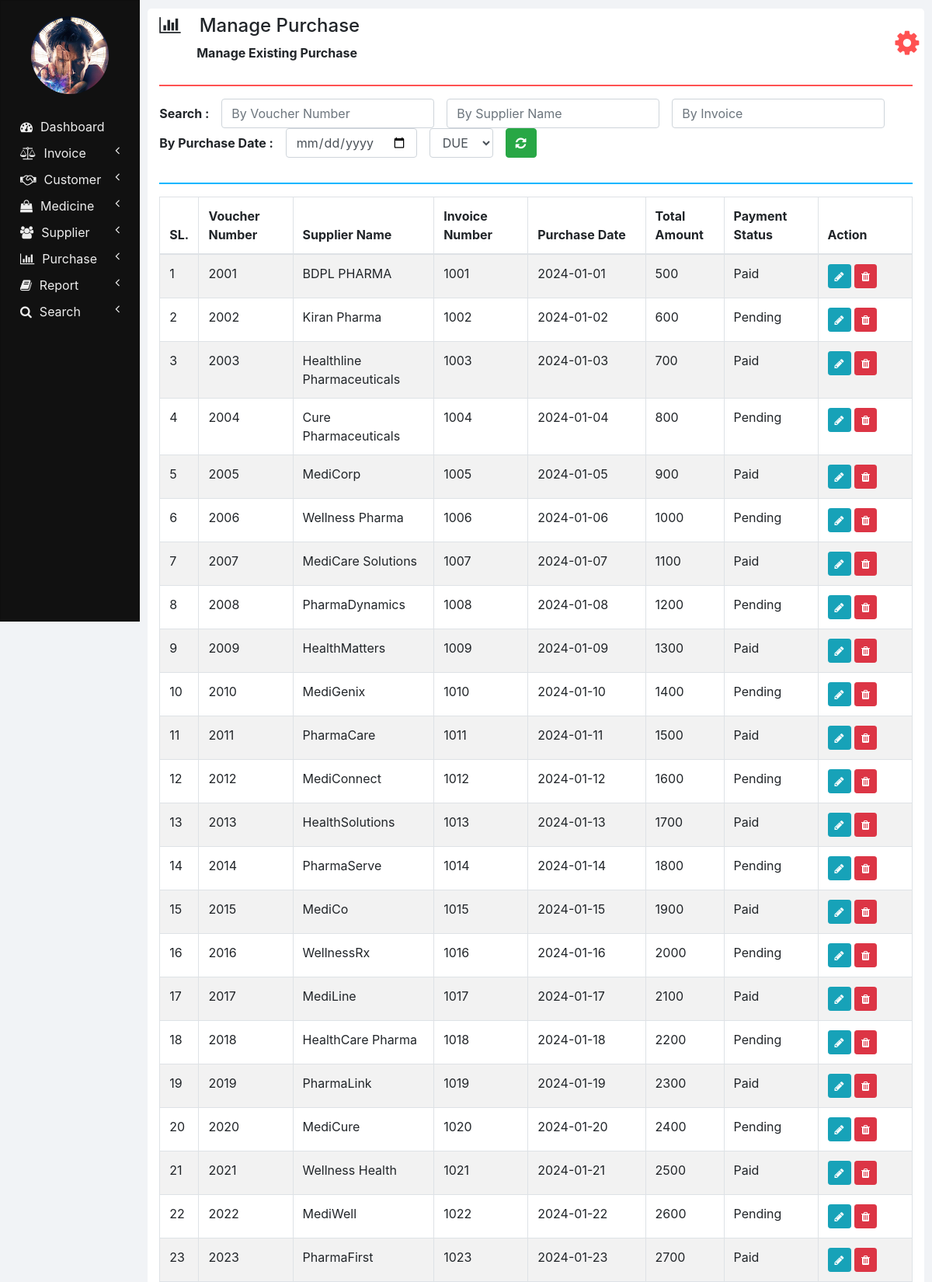
Screenshot of /manage_purchase.php (upper part) with the database file from the repository.
### tables this page shows
CREATE TABLE `purchases` (
  `SUPPLIER_NAME` varchar(100) NOT NULL,
  `INVOICE_NUMBER` int(11) NOT NULL,
  `VOUCHER_NUMBER` int(11) NOT NULL,
  `PURCHASE_DATE` varchar(10) NOT NULL,
  `TOTAL_AMOUNT` double NOT NULL,
  `PAYMENT_STATUS` varchar(20) NOT NULL
);

### php/manage_purchase.php (the view, shortened to what this page needs)
<?php
  function showPurchases($id) {
    require "db_connection.php";
    if($con) {
      $seq_no = 0;
      $query = "SELECT * FROM purchases";
      $result = mysqli_query($con, $query);
      while($row = mysqli_fetch_array($result)) {
        $seq_no++;
        if($row['VOUCHER_NUMBER'] == $id)
          showEditOptionsRow($seq_no, $row);
        else
          showPurchaseRow($seq_no, $row);
      }
    }
  }
  function showPurchaseRow($seq_no, $row) {
    ?>
    <tr>
      <td><?php echo $seq_no; ?></td>
      <td><?php echo $row['VOUCHER_NUMBER']; ?></td>
      <td><?php echo $row['SUPPLIER_NAME'] ?></td>
      <td><?php echo $row['INVOICE_NUMBER']; ?></td>
      <td><?php echo $row['PURCHASE_DATE']; ?></td>
      <td><?php echo $row['TOTAL_AMOUNT']; ?></td>
      <td><?php echo $row['PAYMENT_STATUS']; ?></td>
      <td>
        <button href="" class="btn btn-info btn-sm" onclick="editPurchase(<?php echo $row['VOUCHER_NUMBER']; ?>);">
          <i class="fa fa-pencil"></i>
        </button>
        <button class="btn btn-danger btn-sm" onclick="deletePurchase(<?php echo $row['VOUCHER_NUMBER']; ?>);">
          <i class="fa fa-trash"></i>
        </button>
      </td>
    </tr>
    <?php
  }
  ?>

### css/sidenav.css (style rules this page uses)
body { background-color: #f1f3f6; }
.sidenav { width: 15%; height: 100vh; background-color: #222222; position: fixed; z-index: 1; flex: 1 0 auto; }
.card { width: 100%; height: 100%; top: 0; border-radius: 0; background-color: #111111; }
.logo .profile { margin-left: 50%; border-radius: 50%; transform: translate(-50%); }
.main-menu-item { padding: 5px 5px; cursor: pointer; }
.main-menu-item > a { color: #eeeeee; text-decoration: none; font-size: 16px; }
.main-menu-item > a > span { margin-left: 10px; }

### css/home.css (style rules this page uses)
html, body { height: 100vh; }

### rows the page displays
purchases: seq_no "1", VOUCHER_NUMBER "2001", SUPPLIER_NAME "BDPL PHARMA", INVOICE_NUMBER "1001", PURCHASE_DATE "2024-01-01", TOTAL_AMOUNT "500", PAYMENT_STATUS "Paid"
purchases: seq_no "2", VOUCHER_NUMBER "2002", SUPPLIER_NAME "Kiran Pharma", INVOICE_NUMBER "1002", PURCHASE_DATE "2024-01-02", TOTAL_AMOUNT "600", PAYMENT_STATUS "Pending"
purchases: seq_no "3", VOUCHER_NUMBER "2003", SUPPLIER_NAME "Healthline Pharmaceuticals", INVOICE_NUMBER "1003", PURCHASE_DATE "2024-01-03", TOTAL_AMOUNT "700", PAYMENT_STATUS "Paid"
purchases: seq_no "4", VOUCHER_NUMBER "2004", SUPPLIER_NAME "Cure Pharmaceuticals", INVOICE_NUMBER "1004", PURCHASE_DATE "2024-01-04", TOTAL_AMOUNT "800", PAYMENT_STATUS "Pending"
purchases: seq_no "5", VOUCHER_NUMBER "2005", SUPPLIER_NAME "MediCorp", INVOICE_NUMBER "1005", PURCHASE_DATE "2024-01-05", TOTAL_AMOUNT "900", PAYMENT_STATUS "Paid"
purchases: seq_no "6", VOUCHER_NUMBER "2006", SUPPLIER_NAME "Wellness Pharma", INVOICE_NUMBER "1006", PURCHASE_DATE "2024-01-06", TOTAL_AMOUNT "1000", PAYMENT_STATUS "Pending"
purchases: seq_no "7", VOUCHER_NUMBER "2007", SUPPLIER_NAME "MediCare Solutions", INVOICE_NUMBER "1007", PURCHASE_DATE "2024-01-07", TOTAL_AMOUNT "1100", PAYMENT_STATUS "Paid"
purchases: seq_no "8", VOUCHER_NUMBER "2008", SUPPLIER_NAME "PharmaDynamics", INVOICE_NUMBER "1008", PURCHASE_DATE "2024-01-08", TOTAL_AMOUNT "1200", PAYMENT_STATUS "Pending"
purchases: seq_no "9", VOUCHER_NUMBER "2009", SUPPLIER_NAME "HealthMatters", INVOICE_NUMBER "1009", PURCHASE_DATE "2024-01-09", TOTAL_AMOUNT "1300", PAYMENT_STATUS "Paid"
purchases: seq_no "10", VOUCHER_NUMBER "2010", SUPPLIER_NAME "MediGenix", INVOICE_NUMBER "1010", PURCHASE_DATE "2024-01-10", TOTAL_AMOUNT "1400", PAYMENT_STATUS "Pending"
purchases: seq_no "11", VOUCHER_NUMBER "2011", SUPPLIER_NAME "PharmaCare", INVOICE_NUMBER "1011", PURCHASE_DATE "2024-01-11", TOTAL_AMOUNT "1500", PAYMENT_STATUS "Paid"
purchases: seq_no "12", VOUCHER_NUMBER "2012", SUPPLIER_NAME "MediConnect", INVOICE_NUMBER "1012", PURCHASE_DATE "2024-01-12", TOTAL_AMOUNT "1600", PAYMENT_STATUS "Pending"
purchases: seq_no "13", VOUCHER_NUMBER "2013", SUPPLIER_NAME "HealthSolutions", INVOICE_NUMBER "1013", PURCHASE_DATE "2024-01-13", TOTAL_AMOUNT "1700", PAYMENT_STATUS "Paid"
purchases: seq_no "14", VOUCHER_NUMBER "2014", SUPPLIER_NAME "PharmaServe", INVOICE_NUMBER "1014", PURCHASE_DATE "2024-01-14", TOTAL_AMOUNT "1800", PAYMENT_STATUS "Pending"
purchases: seq_no "15", VOUCHER_NUMBER "2015", SUPPLIER_NAME "MediCo", INVOICE_NUMBER "1015", PURCHASE_DATE "2024-01-15", TOTAL_AMOUNT "1900", PAYMENT_STATUS "Paid"
purchases: seq_no "16", VOUCHER_NUMBER "2016", SUPPLIER_NAME "WellnessRx", INVOICE_NUMBER "1016", PURCHASE_DATE "2024-01-16", TOTAL_AMOUNT "2000", PAYMENT_STATUS "Pending"
purchases: seq_no "17", VOUCHER_NUMBER "2017", SUPPLIER_NAME "MediLine", INVOICE_NUMBER "1017", PURCHASE_DATE "2024-01-17", TOTAL_AMOUNT "2100", PAYMENT_STATUS "Paid"
purchases: seq_no "18", VOUCHER_NUMBER "2018", SUPPLIER_NAME "HealthCare Pharma", INVOICE_NUMBER "1018", PURCHASE_DATE "2024-01-18", TOTAL_AMOUNT "2200", PAYMENT_STATUS "Pending"
purchases: seq_no "19", VOUCHER_NUMBER "2019", SUPPLIER_NAME "PharmaLink", INVOICE_NUMBER "1019", PURCHASE_DATE "2024-01-19", TOTAL_AMOUNT "2300", PAYMENT_STATUS "Paid"
purchases: seq_no "20", VOUCHER_NUMBER "2020", SUPPLIER_NAME "MediCure", INVOICE_NUMBER "1020", PURCHASE_DATE "2024-01-20", TOTAL_AMOUNT "2400", PAYMENT_STATUS "Pending"
purchases: seq_no "21", VOUCHER_NUMBER "2021", SUPPLIER_NAME "Wellness Health", INVOICE_NUMBER "1021", PURCHASE_DATE "2024-01-21", TOTAL_AMOUNT "2500", PAYMENT_STATUS "Paid"
purchases: seq_no "22", VOUCHER_NUMBER "2022", SUPPLIER_NAME "MediWell", INVOICE_NUMBER "1022", PURCHASE_DATE "2024-01-22", TOTAL_AMOUNT "2600", PAYMENT_STATUS "Pending"
purchases: seq_no "23", VOUCHER_NUMBER "2023", SUPPLIER_NAME "PharmaFirst", INVOICE_NUMBER "1023", PURCHASE_DATE "2024-01-23", TOTAL_AMOUNT "2700", PAYMENT_STATUS "Paid"

### other values shown
$heading "Manage Purchase"
$sub_heading "Manage Existing Purchase"
